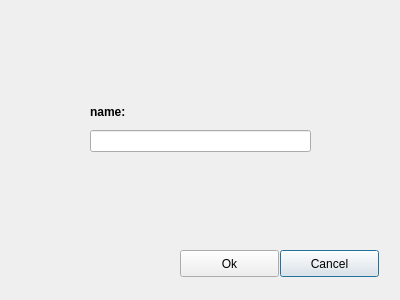
<?xml version="1.0" encoding="UTF-8"?>
<ui version="4.0">
 <class>CDialog</class>
 <widget class="QDialog" name="CDialog">
  <property name="geometry">
   <rect>
    <x>0</x>
    <y>0</y>
    <width>400</width>
    <height>300</height>
   </rect>
  </property>
  <property name="windowTitle">
   <string>Dialog</string>
  </property>
  <widget class="QWidget" name="layoutWidget">
   <property name="geometry">
    <rect>
     <x>90</x>
     <y>100</y>
     <width>221</width>
     <height>52</height>
    </rect>
   </property>
   <layout class="QVBoxLayout" name="verticalLayout">
    <item>
     <widget class="QLabel" name="label">
      <property name="font">
       <font>
        <weight>75</weight>
        <bold>true</bold>
       </font>
      </property>
      <property name="text">
       <string>name:</string>
      </property>
     </widget>
    </item>
    <item>
     <widget class="QLineEdit" name="lineEdit"/>
    </item>
   </layout>
  </widget>
  <widget class="QPushButton" name="pushButton">
   <property name="geometry">
    <rect>
     <x>280</x>
     <y>250</y>
     <width>99</width>
     <height>27</height>
    </rect>
   </property>
   <property name="text">
    <string>Cancel</string>
   </property>
  </widget>
  <widget class="QPushButton" name="pushButton_2">
   <property name="geometry">
    <rect>
     <x>180</x>
     <y>250</y>
     <width>99</width>
     <height>27</height>
    </rect>
   </property>
   <property name="text">
    <string>Ok</string>
   </property>
  </widget>
 </widget>
 <resources/>
 <connections/>
</ui>
